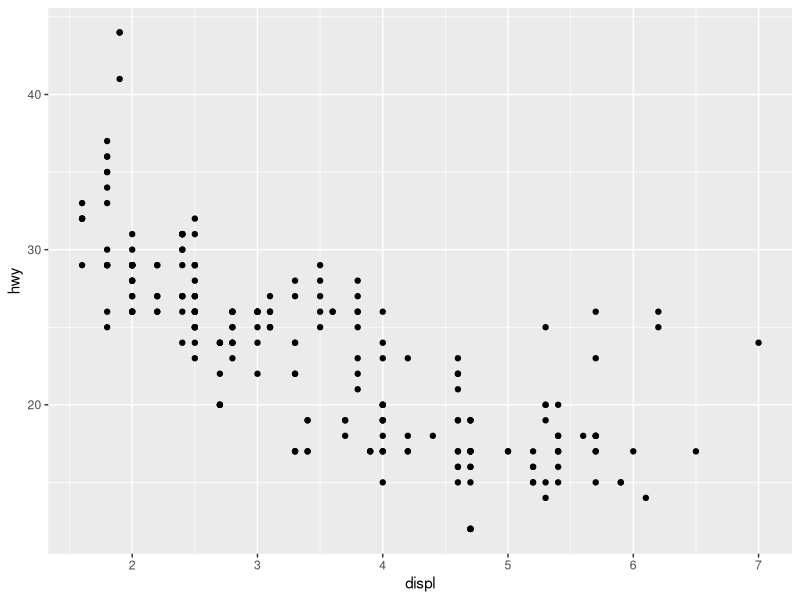
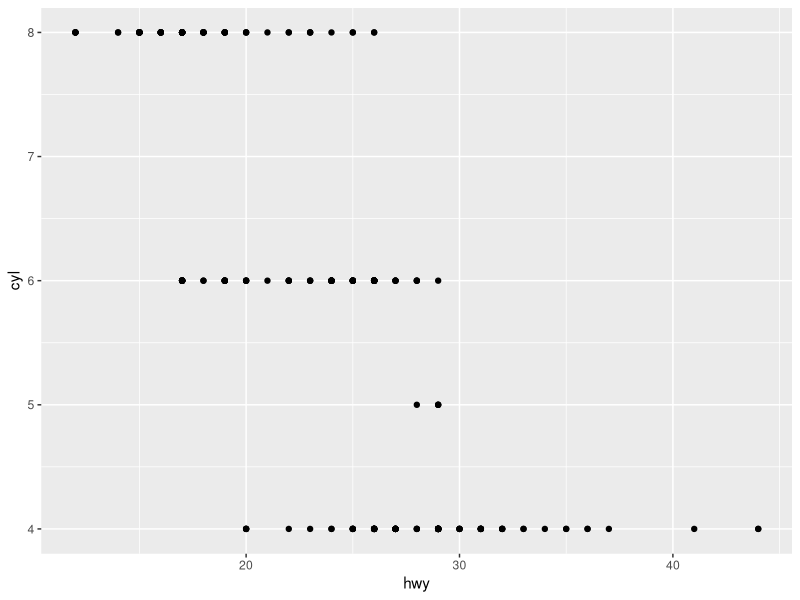
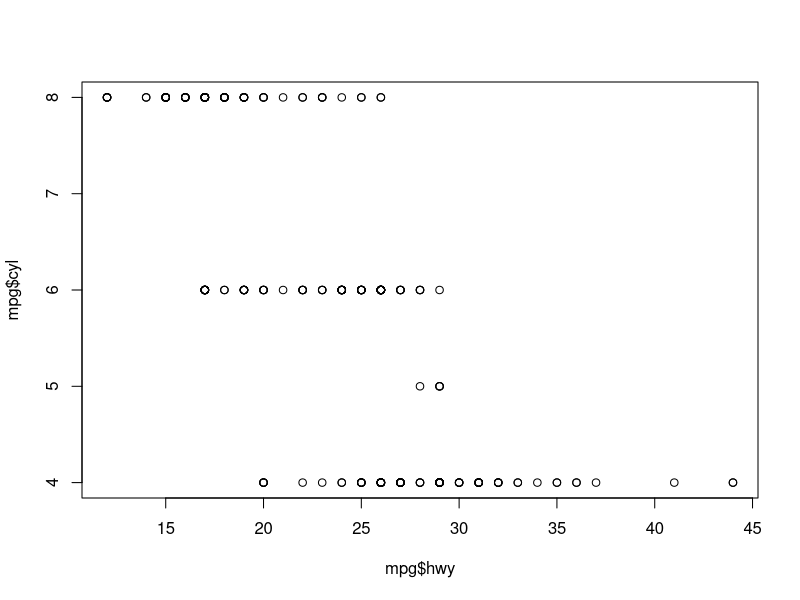
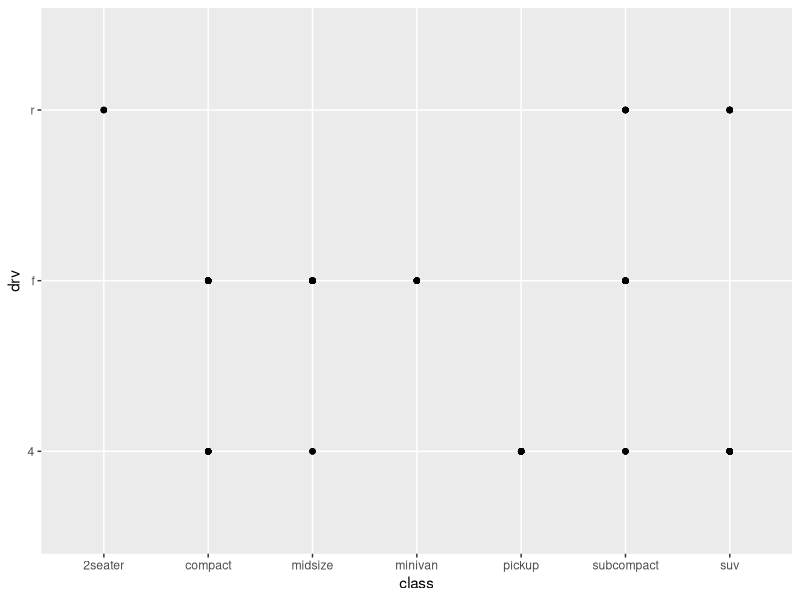
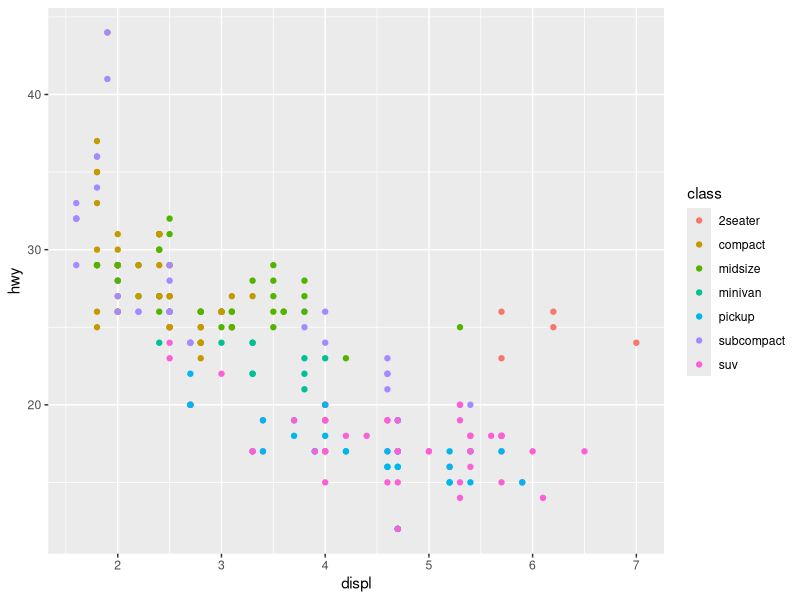

R code for these plots, in order:
## ---- chunk 1
library(tidyverse)

head(mpg)
dim(mpg)
#mpg - #drv: front-wheel drive, r:rear wheel drive, 4: 4wd

ggplot(data=mpg)+
  geom_point(mapping=aes(x=displ,y=hwy))

ggplot(data=mpg)+
  geom_point(mapping=aes(x=hwy,y=cyl))
plot(mpg$hwy,mpg$cyl)

# geom_point
ggplot(data=mpg)+
  geom_point(mapping=aes(x=class,y=drv))
## ---- chunk 2
# color
ggplot(data=mpg)+
  geom_point(mapping=aes(x=displ,y=hwy,color=class))

# 

